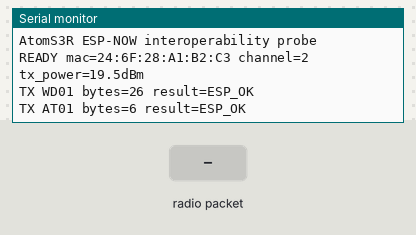
A program run on a simulated ESP32-S3. Shown: the last lines printed to the serial monitor. The inputs (shaded band) are chosen by the test bench.

Above: at 2.3 s.
2.4 s: radio packet "1" arrives
At 3.0 s:
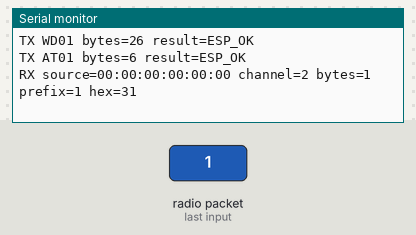
3.9 s: radio packet "0" arrives
At 4.8 s:
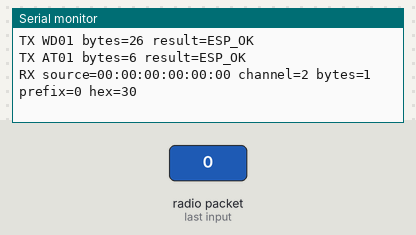
5.4 s: radio packet "2" arrives
At 5.9 s:
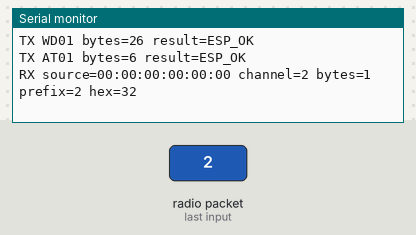

The program:

main.cpp
```cpp
#include <Arduino.h>
#include <WiFi.h>
#include <esp_now.h>
#include <esp_wifi.h>

#include <cstring>

namespace {

constexpr uint8_t kChannel = 2;
constexpr uint8_t kBroadcastMac[6] = {0xff, 0xff, 0xff, 0xff, 0xff, 0xff};
constexpr char kDiscovery[] = "WD01whisplay-talk-atom-s3r";
uint32_t sequence_number = 0;

void printMac(const uint8_t *mac) {
  for (int index = 0; index < 6; ++index) {
    if (index) Serial.print(':');
    if (mac[index] < 0x10) Serial.print('0');
    Serial.print(mac[index], HEX);
  }
}

void printPayload(const uint8_t *data, int length) {
  const int prefix_length = min(length, 8);
  for (int index = 0; index < prefix_length; ++index) {
    const uint8_t value = data[index];
    Serial.print(value >= 32 && value <= 126 ? static_cast<char>(value) : '.');
  }
  Serial.print(" hex=");
  for (int index = 0; index < min(length, 32); ++index) {
    if (data[index] < 0x10) Serial.print('0');
    Serial.print(data[index], HEX);
  }
}

#if ESP_ARDUINO_VERSION_MAJOR >= 3
void onReceive(const esp_now_recv_info_t *info, const uint8_t *data, int length) {
  const uint8_t *source = info->src_addr;
#else
void onReceive(const uint8_t *source, const uint8_t *data, int length) {
#endif
  Serial.print("RX source=");
  printMac(source);
  Serial.printf(" channel=%u bytes=%d prefix=", kChannel, length);
  printPayload(data, length);
  Serial.println();
}

void sendPayload(const uint8_t *payload, size_t length, const char *label) {
  const esp_err_t result = esp_now_send(kBroadcastMac, payload, length);
  Serial.printf("TX %s bytes=%u result=%s\n", label, static_cast<unsigned>(length), esp_err_to_name(result));
}

}  // namespace

void setup() {
  Serial.begin(115200);
  delay(1000);
  Serial.println("AtomS3R ESP-NOW interoperability probe");

  WiFi.mode(WIFI_STA);
  // Clear any saved AP association without shutting the Wi-Fi driver down.
  // Passing true as the first argument powers Wi-Fi off and makes the
  // esp_wifi_set_channel() call below fail with ESP_ERR_WIFI_NOT_INIT.
  WiFi.disconnect(false, true);
  delay(100);

  ESP_ERROR_CHECK(esp_wifi_set_channel(kChannel, WIFI_SECOND_CHAN_NONE));
  ESP_ERROR_CHECK(esp_wifi_set_max_tx_power(78));  // 19.5 dBm in quarter-dBm units.

  if (esp_now_init() != ESP_OK) {
    Serial.println("FATAL esp_now_init failed");
    while (true) delay(1000);
  }
  esp_now_register_recv_cb(onReceive);

  esp_now_peer_info_t peer{};
  memcpy(peer.peer_addr, kBroadcastMac, sizeof(kBroadcastMac));
  peer.channel = kChannel;
  peer.ifidx = WIFI_IF_STA;
  peer.encrypt = false;
  const esp_err_t peer_result = esp_now_add_peer(&peer);
  if (peer_result != ESP_OK && peer_result != ESP_ERR_ESPNOW_EXIST) {
    Serial.printf("FATAL esp_now_add_peer: %s\n", esp_err_to_name(peer_result));
    while (true) delay(1000);
  }

  uint8_t mac[6]{};
  esp_wifi_get_mac(WIFI_IF_STA, mac);
  Serial.print("READY mac=");
  printMac(mac);
  Serial.printf(" channel=%u tx_power=19.5dBm\n", kChannel);
}

void loop() {
  static uint32_t next_send_ms = 0;
  const uint32_t now = millis();
  if (static_cast<int32_t>(now - next_send_ms) >= 0) {
    next_send_ms = now + 2000;
    sendPayload(reinterpret_cast<const uint8_t *>(kDiscovery), strlen(kDiscovery), "WD01");

    char probe[32]{};
    const int length = snprintf(probe, sizeof(probe), "AT01:%lu", static_cast<unsigned long>(sequence_number++));
    sendPayload(reinterpret_cast<const uint8_t *>(probe), length, "AT01");
  }
  delay(10);
}
```

Measured:
- after the input at 2.4 s, the serial monitor: prints a new line at once (image 1)
- after the input at 3.9 s, the serial monitor: prints a new line at once (image 2)
- after the input at 5.4 s, the serial monitor: prints a new line at once (image 3)
